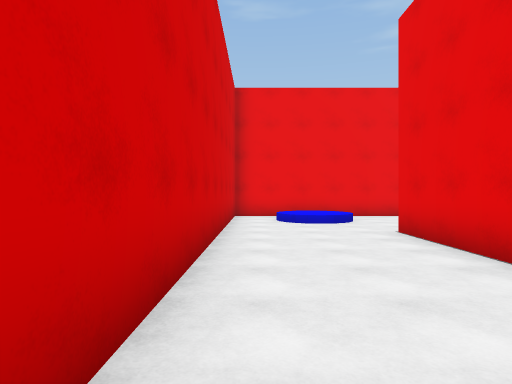
[1] (above)

24 first-person views from a walk through a 3-D level made in the Unity game engine. The camera is 1.5 m above the floor, looks level and sees 75° across. Doors are open. The floor is counted in squares, 2 m on a side. Each view is taken from the middle of a square. On the plan, view 1 faces up. The plan holds only what a view shows up to about 11 squares ahead; the rest is blank. The place goes on beyond the plan. The player character is not drawn.

[2]
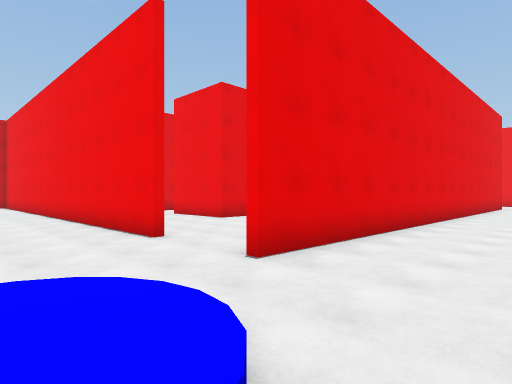

[3]
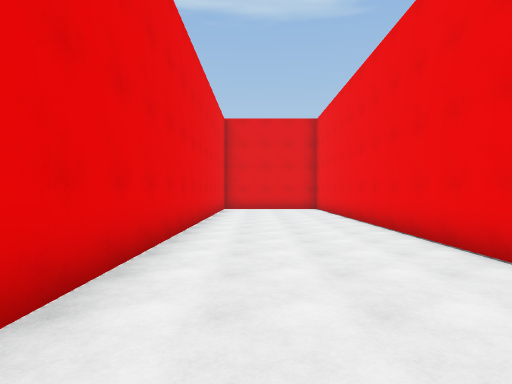

[4]
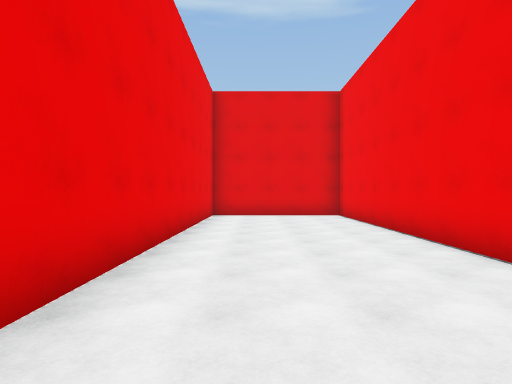

[5]
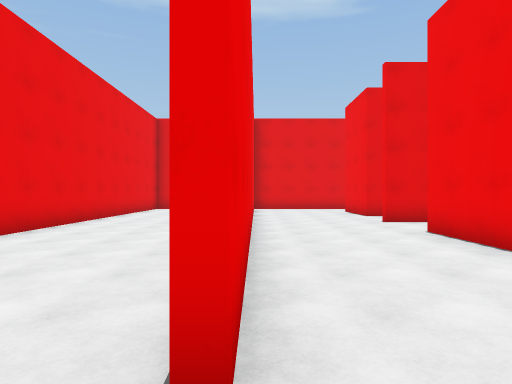

[6]
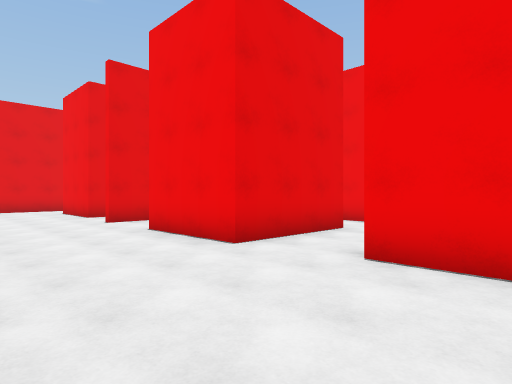

[7]
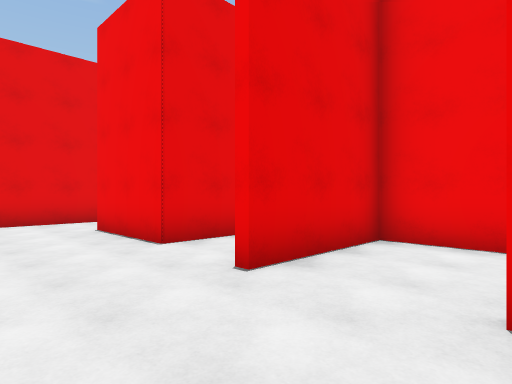

[8]
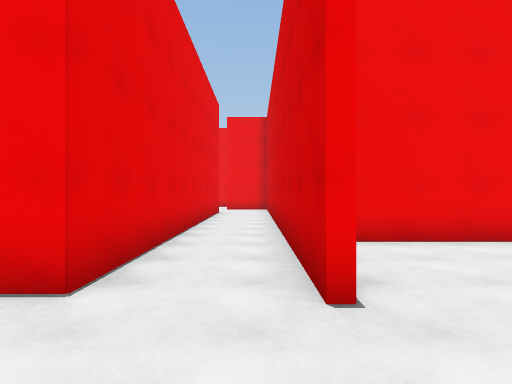

[9]
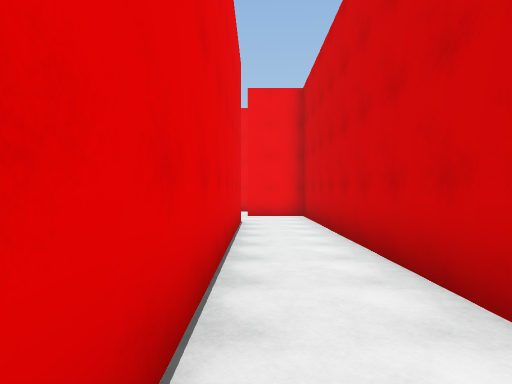

[10]
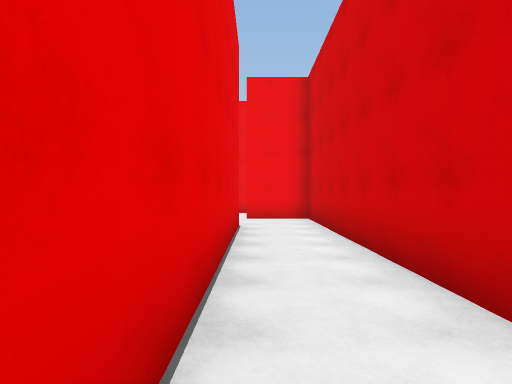

[11]
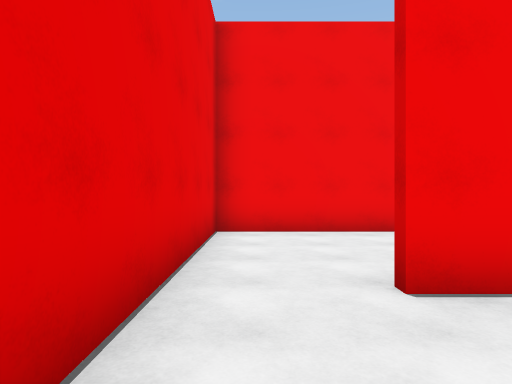

[12]
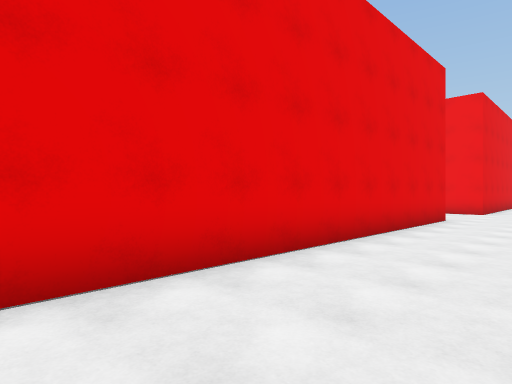

[13]
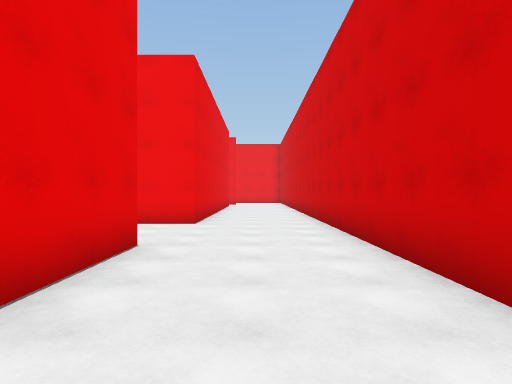

[14]
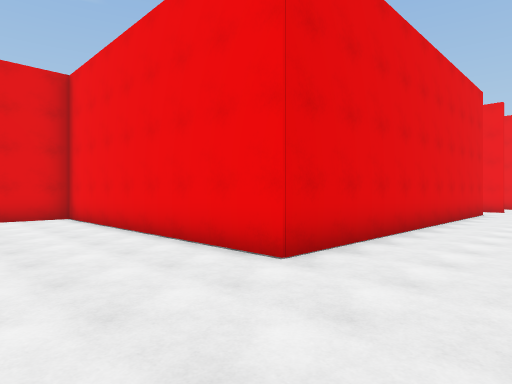

[15]
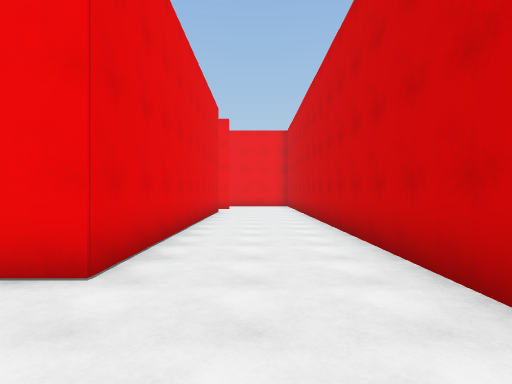

[16]
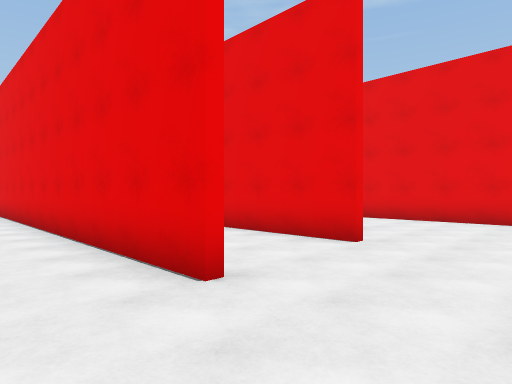

[17]
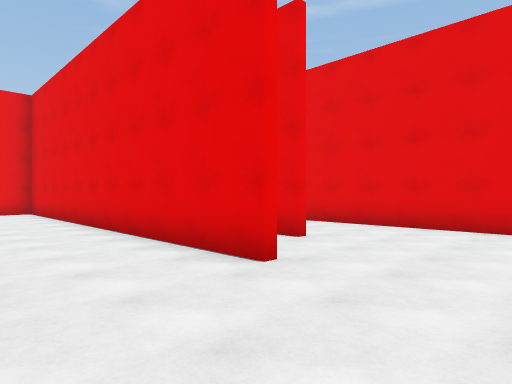

[18]
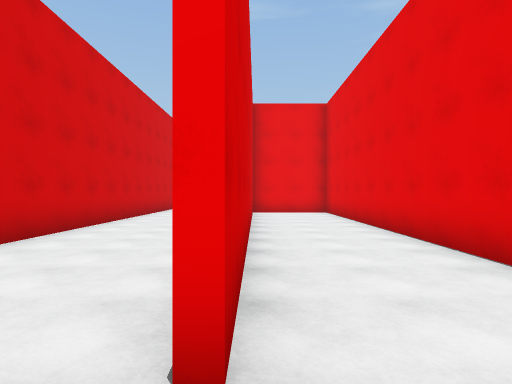

[19]
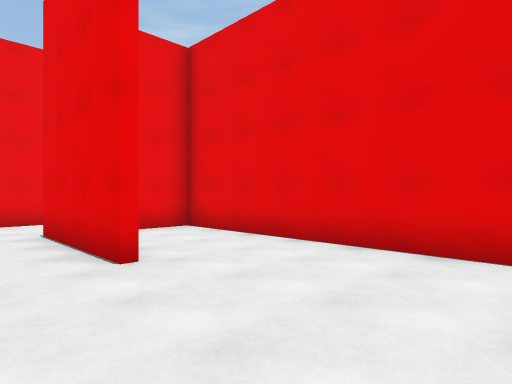

[20]
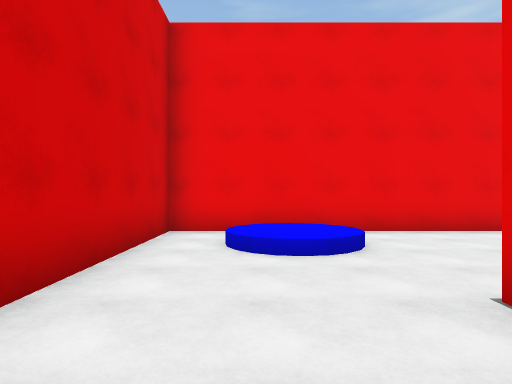

[21]
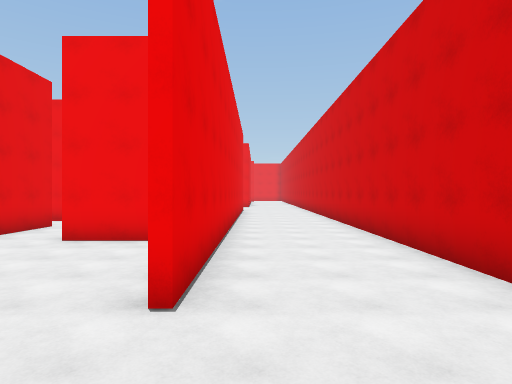

[22]
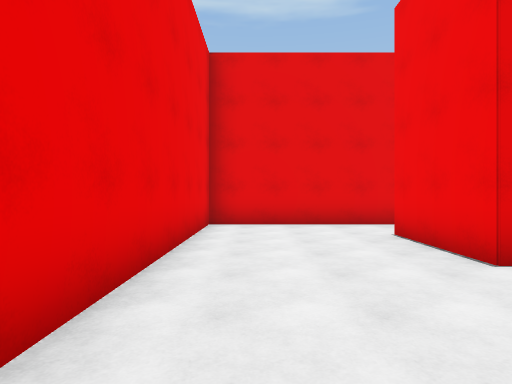

[23]
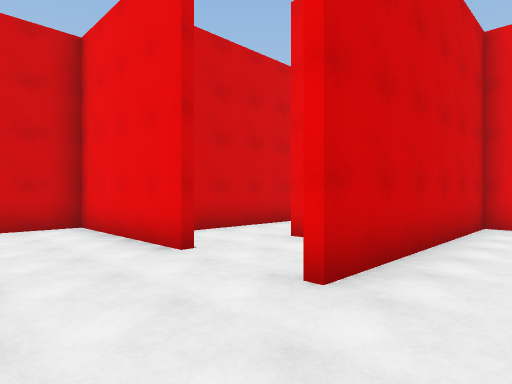

[24]
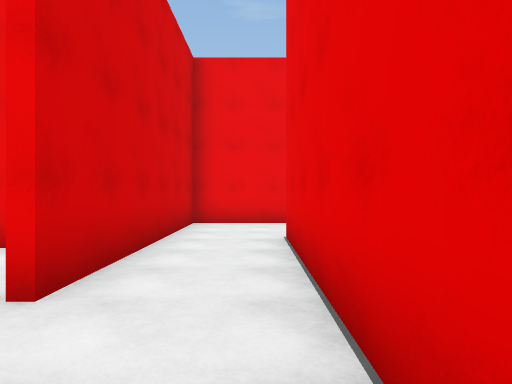

### Floor plan
Points are (right, up) in squares from view 1. A wall is a line through its corners. A room is listed if a view was taken in it or the views show most of it. See-through windows are left out.
Room 1 (views 1, 2, 3, 4, 5, 6, 12, 13, 14, 15, 16, 17, 18, 19, 20, 21)
walls: (2.9, -1.6) (2.9, -8.8); (5.4, 2.3) (4.8, 2.3); (7.5, -7.6) (7.5, -4.4); (5, 6.3) (18.8, 6.3) (18.8, 10.4) (-0.7, 10.4) (-0.7, -19.9); (5.6, -8.6) (5.6, 2); (2.7, -8.8) (2.7, 6.4); (2.5, -20.5) (2.5, -11.9) (10.2, -11.9) (10.2, -4.6) (9, -4.6)
ways out: opening at (4.5, 6) to room 2; opening at (7, -5)
Room 2 (views 7, 8, 11, 22)
walls: (14.4, 2.5) (17, 2.5); (10.3, 6.1) (5.1, 6.1); (7.7, 2.8) (10.4, 2.8); (15.3, -1.4) (18.8, -1.4) (18.8, 6.1) (11.8, 6.1); (4, 2.5) (5.9, 2.5)
ways out: opening at (4.5, 6) to room 1; opening at (14, 2) to room 3; opening at (11, 3) to room 5; opening at (7, 2)
Room 3 (views 9, 10)
walls: (14.4, -7.1) (14.4, 2.5); (12.5, 2.9) (12.5, -9.4) (14.3, -9.4)
ways out: opening at (14, 2) to room 2; opening at (15, -9) to room 4
Room 4 (views 23, 24)
walls: (14.4, -9.6) (10.4, -9.6) (10.4, -11); (18.5, -11.4) (18.5, -6.6); (18.8, -3.9) (16.5, -3.9) (16.5, -9.8)
ways out: opening at (15, -9) to room 3; opening at (19, -5.5)
Room 5 (no view inside)
walls: (9, -0.1) (12.3, -0.1) (12.3, 2.9)
ways out: opening at (11, 3) to room 2

Where each view was taken, in squares from view 1:
view 1: 0 up, 0 right, facing up
view 2: 9 up, 0 right, facing down-right
view 3: 9 up, 4 right, facing right
view 4: 9 up, 8 right, facing right
view 5: 6 up, 4 right, facing right
view 6: 6 up, 4 right, facing down-right
view 7: 5 up, 10 right, facing down-right
view 8: 5 up, 13 right, facing down
view 9: 1 up, 14 right, facing down
view 10: 0 up, 14 right, facing down
view 11: 5 up, 18 right, facing down
view 12: 1 up, 0 right, facing down-right
view 13: 4 down, 1 right, facing down
view 14: 9 down, 0 right, facing down-right
view 15: 9 down, 1 right, facing down
view 16: 11 down, 1 right, facing up-right
view 17: 11 down, 3 right, facing up-right
view 18: 10 down, 3 right, facing up
view 19: 11 down, 6 right, facing up-right
view 20: 4 up, 1 right, facing up
view 21: 9 up, 2 right, facing down
view 22: 5 up, 11 right, facing right
view 23: 12 down, 18 right, facing up-left
view 24: 12 down, 18 right, facing up
